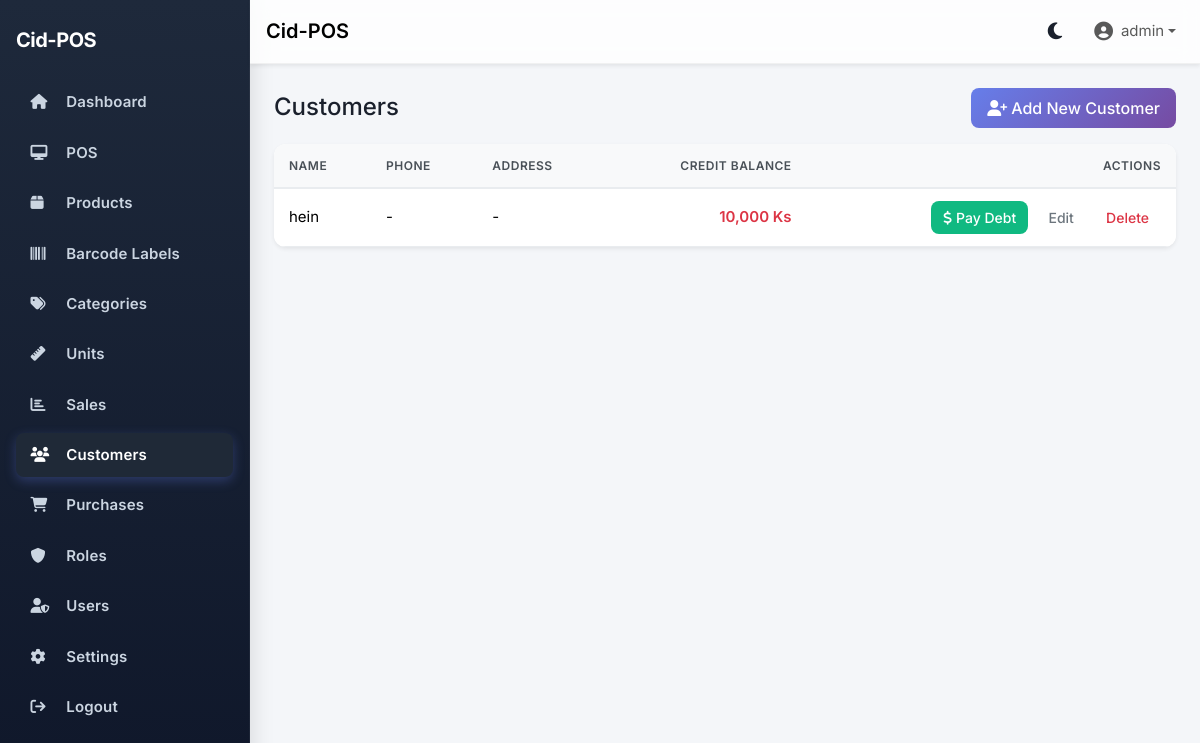
Page /customers/ (signed in) on the committed database.
### app/models.py (models this page shows, shortened)
class User(UserMixin, db.Model):
    __tablename__ = "users"
    id = db.Column(db.Integer, primary_key=True)
    username = db.Column(db.String(80), unique=True, nullable=False, index=True)
    email = db.Column(db.String(120), unique=True, nullable=False)
    password_hash = db.Column(db.String(255), nullable=False)
    role_id = db.Column(db.Integer, db.ForeignKey("roles.id"), nullable=True)
    is_active = db.Column(db.Boolean, default=True, nullable=False)
    created_at = db.Column(db.DateTime, default=datetime.utcnow, nullable=False)
    role = db.relationship("Role", back_populates="users")
    sales = db.relationship("Sale", back_populates="cashier", lazy="dynamic")
    def has_permission(self, permission: str) -> bool:
        if not self.role:
            return False
        return self.role.has_permission(permission)

class Customer(db.Model):
    __tablename__ = "customers"
    id = db.Column(db.Integer, primary_key=True)
    name = db.Column(db.String(150), nullable=False)
    phone = db.Column(db.String(30))
    address = db.Column(db.String(255))
    credit_balance = db.Column(db.Numeric(10, 2), nullable=False, default=0)
    sales = db.relationship("Sale", back_populates="customer")

### app/blueprints/customers/routes.py (the view)
@customers_bp.route("/", methods=["GET"])
@login_required
@permission_required('customers_manage')
def index():
    customers = Customer.query.order_by(Customer.name.asc()).all()
    return render_template("customers/index.html", customers=customers)

### app/__init__.py (called while the page is built)
@login_manager.user_loader
def load_user(user_id: str):
    from app.models import User
    return db.session.get(User, int(user_id))

### app/models.py (called while the page is built)
    def has_permission(self, permission: str) -> bool:
        if self.name.lower() == 'admin':
            return True
        if not self.permissions:
            return False
        permissions_list = [p.strip() for p in self.permissions.split(',')]
        return permission in permissions_list

    @classmethod
    def get_settings(cls):
        try:
            settings = cls.query.first()
            if not settings:
                settings = cls()
                db.session.add(settings)
                db.session.commit()
            return settings
        except Exception:
            return cls(
                shop_name="My Shop",
                address="",
                phone="",
                receipt_header="",
                receipt_footer="Thank You!",
                currency_symbol="Ks",
                printer_paper_size="58mm",
                auto_print=False,
                show_logo_on_receipt=True,
                print_padding=0,
            )

### app/utils.py (called while the page is built)
def permission_required(permission: str):
    def decorator(f):
        @wraps(f)
        def decorated_function(*args, **kwargs):
            if not current_user.is_authenticated:
                abort(403)
            if not current_user.has_permission(permission):
                abort(403)
            return f(*args, **kwargs)
        return decorated_function
    return decorator

### app/templates/customers/index.html (shortened to what this page needs)
{% extends "base.html" %}
{% block content %}
<div class="container-fluid px-0">
  <div class="d-flex justify-content-between align-items-center mb-3">
    <h4 class="mb-0">Customers</h4>
    <button class="btn btn-primary" data-bs-toggle="modal" data-bs-target="#addCustomerModal">
      <i class="fa fa-user-plus me-1"></i>Add New Customer
    </button>
  </div>
  <div class="card border-0 shadow-sm">
    <div class="card-body p-0">
      <div class="table-responsive">
        <table class="table table-hover align-middle mb-0">
          <thead class="table-light">
            <tr>
              <th>Name</th>
              <th>Phone</th>
              <th>Address</th>
              <th class="text-end">Credit Balance</th>
              <th class="text-end">Actions</th>
            </tr>
          </thead>
          <tbody>
            {% for c in customers %}
            <tr>
              <td>{{ c.name }}</td>
              <td>{{ c.phone or "-" }}</td>
              <td>{{ c.address or "-" }}</td>
              <td class="text-end">
                {% if c.credit_balance and c.credit_balance > 0 %}
                  <span class="text-danger fw-semibold">{{ '{:,.0f} Ks'.format(c.credit_balance) }}</span>
                {% else %}
                  <span class="text-muted">{{ '{:,.0f} Ks'.format(c.credit_balance or 0) }}</span>
                {% endif %}
              </td>
              <td class="text-end">
                {% if c.credit_balance and c.credit_balance > 0 %}
                <button class="btn btn-sm btn-success me-1"
                        onclick="openPayDebtModal({{ c.id }}, '{{ c.name }}', {{ c.credit_balance }})">
                  <i class="fa fa-dollar-sign me-1"></i>Pay Debt
                </button>
                {% endif %}
                <button class="btn btn-sm btn-outline-secondary me-1" data-bs-toggle="modal" data-bs-target="#editCustomerModal-{{ c.id }}">Edit</button>
                <form method="post" action="{{ url_for('customers.delete', customer_id=c.id) }}" class="d-inline">
                  <button type="submit" class="btn btn-sm btn-outline-danger" data-loading-text="Deleting Record..." onclick="return confirm('Delete this customer?')">Delete</button>
                </form>
              </td>
            </tr>
            {% endfor %}
          </tbody>
        </table>
      </div>
    </div>
  </div>
</div>
{% endblock %}

### app/templates/base.html (shortened to what this page needs)
<!doctype html>
<html lang="en" data-bs-theme="light">
  <head>
    <link href="https://cdn.jsdelivr.net/npm/bootstrap@5.3.3/dist/css/bootstrap.min.css" rel="stylesheet">
    <link href="https://cdnjs.cloudflare.com/ajax/libs/font-awesome/6.5.2/css/all.min.css" rel="stylesheet">
    <link rel="stylesheet" href="https://cdn.jsdelivr.net/npm/sweetalert2@11/dist/sweetalert2.min.css">
    <link rel="stylesheet" href="{{ url_for('static', filename='css/style.css') }}">
  </head>
  <body>
    <aside class="sidebar d-flex flex-column" id="sidebar">
      <div class="d-flex align-items-center justify-content-between mb-4">
        <span class="brand">Cid-POS</span>
      </div>
      <nav>
        {% if current_user.is_authenticated and (current_user.has_permission('dashboard_view') or (current_user.role and current_user.role.name.lower() == 'admin')) %}
        <a href="{{ url_for('main.dashboard') }}" class="{% if request.endpoint=='main.dashboard' %}active{% endif %}">
          <i class="fa fa-home"></i> Dashboard
        </a>
        {% endif %}
        {% if current_user.is_authenticated and (current_user.has_permission('pos_access') or (current_user.role and current_user.role.name.lower() == 'admin')) %}
        <a href="{{ url_for('pos.cart') }}" class="{% if request.blueprint=='pos' %}active{% endif %}">
          <i class="fa fa-desktop"></i> POS
        </a>
        {% endif %}
        {% if current_user.is_authenticated and (current_user.has_permission('inventory_view') or (current_user.role and current_user.role.name.lower() == 'admin')) %}
        <a href="{{ url_for('inventory.products') }}" class="{% if request.blueprint=='inventory' and request.endpoint != 'inventory.labels' %}active{% endif %}">
          <i class="fa fa-box"></i> Products
        </a>
        <a href="{{ url_for('inventory.labels') }}" class="{% if request.endpoint == 'inventory.labels' %}active{% endif %}">
          <i class="fa fa-barcode"></i> Barcode Labels
        </a>
        {% endif %}
        {% if current_user.is_authenticated and (current_user.has_permission('categories_manage') or (current_user.role and current_user.role.name.lower() == 'admin')) %}
        <a href="{{ url_for('categories.index') }}" class="{% if request.blueprint=='categories' %}active{% endif %}">
          <i class="fa fa-tags"></i> Categories
        </a>
        {% endif %}
        {% if current_user.is_authenticated and (current_user.has_permission('units_manage') or (current_user.role and current_user.role.name.lower() == 'admin')) %}
        <a href="{{ url_for('units.index') }}" class="{% if request.blueprint=='units' %}active{% endif %}">
          <i class="fa fa-ruler"></i> Units
        </a>
        {% endif %}
        {% if current_user.is_authenticated and (current_user.has_permission('sales_view') or (current_user.role and current_user.role.name.lower() == 'admin')) %}
        <a href="{{ url_for('reports.overview') }}" class="{% if request.blueprint=='reports' %}active{% endif %}">
          <i class="fa fa-chart-bar"></i> Sales
        </a>
        {% endif %}
        {% if current_user.is_authenticated and (current_user.has_permission('customers_manage') or (current_user.role and current_user.role.name.lower() == 'admin')) %}
        <a href="{{ url_for('customers.index') }}" class="{% if request.blueprint=='customers' %}active{% endif %}">
          <i class="fa fa-users"></i> Customers
        </a>
        {% endif %}
        {% if current_user.is_authenticated and (current_user.has_permission('purchases_manage') or (current_user.role and current_user.role.name.lower() == 'admin')) %}
        <a href="{{ url_for('purchases.index') }}" class="{% if request.blueprint=='purchases' %}active{% endif %}">
          <i class="fa fa-shopping-cart"></i> Purchases
        </a>
        {% endif %}
        {% if current_user.is_authenticated and (current_user.has_permission('users_manage') or (current_user.role and current_user.role.name.lower() == 'admin')) %}
        <a href="{{ url_for('roles.index') }}" class="{% if request.blueprint=='roles' %}active{% endif %}">
          <i class="fa fa-shield"></i> Roles
        </a>
        {% endif %}
        {% if current_user.is_authenticated and (current_user.has_permission('users_manage') or (current_user.role and current_user.role.name.lower() == 'admin')) %}
        <a href="{{ url_for('users.index') }}" class="{% if request.blueprint=='users' %}active{% endif %}">
          <i class="fa fa-user-shield"></i> Users
        </a>
        {% endif %}
        {% if current_user.is_authenticated and (current_user.has_permission('settings_access') or (current_user.role and current_user.role.name.lower() == 'admin')) %}
        <a href="{{ url_for('settings.index') }}" class="{% if request.blueprint=='settings' %}active{% endif %}">
          <i class="fa fa-cog"></i> Settings
        </a>
        {% endif %}
        {% if current_user.is_authenticated %}
        <a href="{{ url_for('auth.logout') }}">
          <i class="fa fa-arrow-right-from-bracket"></i> Logout
        </a>
        {% else %}
        <a href="{{ url_for('auth.login') }}">
          <i class="fa fa-sign-in-alt"></i> Login
        </a>
        {% endif %}
      </nav>
    </aside>
    <div class="content-wrapper">
      <nav class="navbar navbar-expand-lg navbar-top shadow-sm px-3">
        <a class="navbar-brand fw-semibold" href="{{ url_for('main.dashboard') }}">Cid-POS</a>
        <div class="ms-auto d-flex align-items-center gap-3">
          <button class="theme-toggle" id="themeToggle" type="button" aria-label="Toggle theme">
            <i class="fa fa-moon" id="themeIcon"></i>
          </button>
          <ul class="navbar-nav align-items-center">
            <li class="nav-item dropdown">
              <a class="nav-link dropdown-toggle d-flex align-items-center" href="#" role="button" data-bs-toggle="dropdown" aria-expanded="false">
                <span>{{ current_user.username if current_user.is_authenticated else "Guest" }}</span>
              </a>
            </li>
          </ul>
        </div>
      </nav>
      <div class="main-content">
        {% block content %}{% endblock %}
      </div>
    </div>
  </body>
</html>

### app/static/css/style.css (style rules this page uses)
* { box-sizing: border-box; }
body { font-family: 'Inter', -apple-system, BlinkMacSystemFont, 'Segoe UI', sans-serif; font-size: 15px; line-height: 1.6; color: #1a202c; background-color: #f4f6f9; padding: 0; margin: 0; transition: background-color 0.3s ease, color 0.3s ease; }
.card { border: none; box-shadow: 0 4px 20px rgba(0, 0, 0, 0.05); border-radius: 12px; overflow: hidden; transition: transform 0.2s ease, box-shadow 0.2s ease; background-color: #ffffff; }
.card-body { padding: 1.5rem; }
.table { margin-bottom: 0; vertical-align: middle; }
.table thead th { background-color: #f8f9fa; color: #495057; font-weight: 600; font-size: 0.75rem; text-transform: uppercase; letter-spacing: 0.5px; padding: 12px 15px; border-bottom: 2px solid #e9ecef; border-top: none; }
.table tbody td { padding: 12px 15px; vertical-align: middle; border-color: #e9ecef; }
.table tbody tr { transition: transform 0.15s ease, background-color 0.15s ease; }
.btn { border-radius: 8px; font-weight: 500; padding: 0.5rem 1rem; transition: all 0.2s ease; border: none; }
.btn-primary { background: linear-gradient(135deg, #667eea 0%, #764ba2 100%); color: white; }
.btn-success { background-color: #10b981; color: white; }
.btn-outline-primary, .btn-outline-secondary, .btn-outline-success, .btn-outline-danger, .btn-outline-info, .btn-outline-warning { border-width: 1.5px; font-weight: 500; }
.btn-sm { padding: 0.375rem 0.75rem; font-size: 0.875rem; }
.sidebar { background: linear-gradient(180deg, #1e293b 0%, #0f172a 100%); backdrop-filter: blur(10px); -webkit-backdrop-filter: blur(10px); box-shadow: 4px 0 20px rgba(0, 0, 0, 0.1); border-right: 1px solid rgba(255, 255, 255, 0.05); }
.sidebar .brand { color: #ffffff; font-weight: 700; font-size: 1.25rem; letter-spacing: -0.5px; }
.sidebar a { color: #cbd5e1; text-decoration: none; display: block; padding: 0.75rem 1rem; border-radius: 8px; margin-bottom: 0.25rem; font-weight: 500; transition: all 0.2s ease; font-size: 0.9375rem; }
.sidebar a.active { background: linear-gradient(135deg, #667eea 0%, #764ba2 100%); color: #ffffff; box-shadow: 0 4px 12px rgba(102, 126, 234, 0.3); }
.sidebar i { width: 20px; margin-right: 0.75rem; }
.navbar-top { background: rgba(255, 255, 255, 0.8); backdrop-filter: blur(10px); -webkit-backdrop-filter: blur(10px); border-bottom: 1px solid rgba(0, 0, 0, 0.05); box-shadow: 0 1px 3px rgba(0, 0, 0, 0.05); }
html { scroll-behavior: smooth; }

### app/templates/base.html (style rules this page uses)
:root { --sidebar-width: 250px; }
body { min-height: 100vh; background: #f4f6f9; transition: background-color 0.3s ease, color 0.3s ease; font-family: 'Inter', sans-serif; }
.sidebar { width: var(--sidebar-width); background: linear-gradient(180deg, #1e293b 0%, #0f172a 100%); backdrop-filter: blur(10px); -webkit-backdrop-filter: blur(10px); color: #e5e7eb; position: fixed; top: 0; bottom: 0; left: 0; padding: 1.5rem 1rem; overflow-y: auto; transition: transform 0.2s ease, background-color 0.3s ease; box-shadow: 4px 0 20px rgba(0, 0, 0, 0.1); border-right: 1px solid rgba(255, 255, 255, 0.05); }
.sidebar .brand { font-weight: 700; font-size: 1.25rem; }
.sidebar a { color: #cbd5e1; text-decoration: none; display: block; padding: .65rem .9rem; border-radius: .5rem; margin-bottom: .35rem; font-weight: 600; letter-spacing: .01em; }
.sidebar a:hover, .sidebar a.active { background: #1f2937; color: #fff; }
.sidebar i { width: 20px; }
.content-wrapper { margin-left: var(--sidebar-width); min-height: 100vh; display: flex; flex-direction: column; }
.navbar-top { background: rgba(255, 255, 255, 0.8); backdrop-filter: blur(10px); -webkit-backdrop-filter: blur(10px); border-bottom: 1px solid rgba(0, 0, 0, 0.05); box-shadow: 0 1px 3px rgba(0, 0, 0, 0.05); transition: background-color 0.3s ease, border-color 0.3s ease; }
.main-content { padding: 1.5rem; flex: 1 0 auto; transition: background-color 0.3s ease; }
.theme-toggle { border: none; background: transparent; color: inherit; font-size: 1.2rem; padding: 0.5rem; cursor: pointer; border-radius: 0.375rem; transition: background-color 0.2s ease; }
.main-content { padding: 1.5rem; flex: 1 0 auto; }

### rows in the picture
User: is_active+username "admin"
Customer: name "hein", phone "-", address "-", credit_balance "10,000 Ks"
